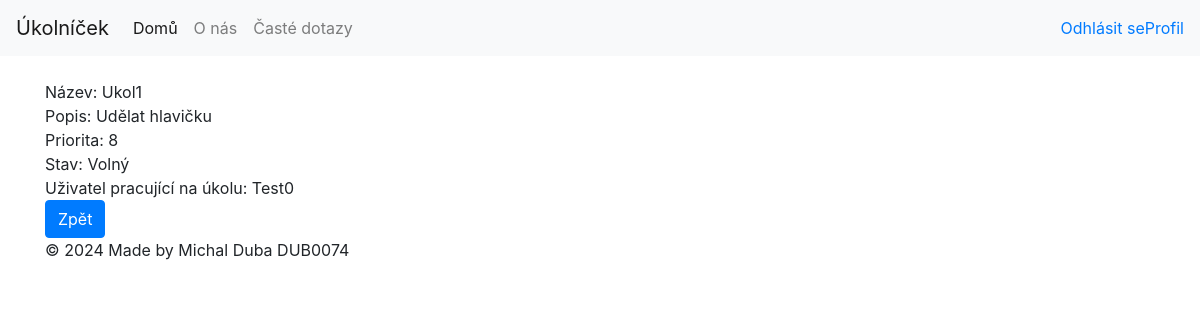
The app's page /task/3/ (signed in) with its own data.
### UkolnicekApp/models.py (models this page shows, shortened)
class Ukol(models.Model):
    ukol_id = models.AutoField(primary_key=True)
    nazev = models.CharField(max_length=25, null=False)
    popis = models.CharField(max_length=255, null=False)
    priorita = models.IntegerField(null=False)
    stav_ukolu = models.ForeignKey(StavUkolu, on_delete=models.DO_NOTHING)
    nejzazsi_termin = models.DateTimeField(null=False)
    projekt = models.ForeignKey(Projekt, on_delete=models.DO_NOTHING)
    uzivatel = models.ForeignKey(Uzivatel, on_delete=models.DO_NOTHING, blank=True, null=True)
    datum_vybrani = models.DateTimeField(blank=True, null=True)
    datum_dokonceni = models.DateTimeField(blank=True, null=True)
    predpo_cas = models.IntegerField(null=False)
    datum_vytvoreni = models.DateTimeField(null=False)
    posledni_zmena = models.DateTimeField(blank=True)

class StavUkolu(models.Model):
    stav_ukolu_id = models.AutoField(primary_key=True)
    nazev = models.CharField(max_length=25, null=False)
    popis = models.CharField(max_length=255, null=False)
    datum_vytvoreni = models.DateTimeField(null=False)
    posledni_zmena = models.DateTimeField(blank=True, null=True)

class Uzivatel(models.Model):
    uzivatel_id = models.AutoField(primary_key=True)
    uzivatelske_jmeno = models.CharField(max_length=25, null=False)
    krestni_jmeno = models.CharField(max_length=25, null=False)
    prijmeni = models.CharField(max_length=25, null=False)
    heslo = models.CharField(max_length=255, null=False)
    email = models.CharField(max_length=50, null=False)
    role = models.ForeignKey(Role, on_delete=models.DO_NOTHING)
    datum_vytvoreni = models.DateTimeField(null=False)
    posledni_zmena = models.DateTimeField(blank=True, null=True)
    posledni_login = models.DateTimeField(blank=True, null=True)
    prihlasen = models.BooleanField(null=False)

### UkolnicekApp/views.py (the view)
# urls.py: path('task/<int:task_id>/', views.task, name="task"),
def task(request, task_id):
    loggedIn = isUserLoggedIn(request)
    if (loggedIn):
        userId = request.session["user_id"]
    task = get_object_or_404(Ukol, pk=task_id)
    return render(request, 'UkolnicekApp/task.html', {'task': task, 'project_id': task.projekt.projekt_id, 'loggedIn': loggedIn, 'userId': userId})

### UkolnicekApp/views.py (called while the page is built)
def isUserLoggedIn(request):
    if ("username" not in request.session):
        request.session["username"] = None
        request.session["user_id"] = None
    if (request.session["username"] != None):
        return True
    return False

### templates/UkolnicekApp/task.html (shortened to what this page needs)
{% extends 'UkolnicekApp/base.html' %}
{% block content %}
<div>
Název: {{task.nazev}}
</div>
<div>
Popis: {{task.popis}}
</div>
<div>
Priorita: {{task.priorita}}
</div>
<div>
Stav: {{task.stav_ukolu.nazev}}
</div>
<div>
Uživatel pracující na úkolu: {{task.uzivatel.uzivatelske_jmeno}}
</div>
<a class="btn btn-primary" href='{% url 'project' project_id %}' role="button">Zpět</a>
{% endblock %}

### records on screen
Ukol: nazev "Ukol1", popis "Udělat hlavičku", priorita "8", stav_ukolu.nazev "Volný", uzivatel.uzivatelske_jmeno "Test0"
